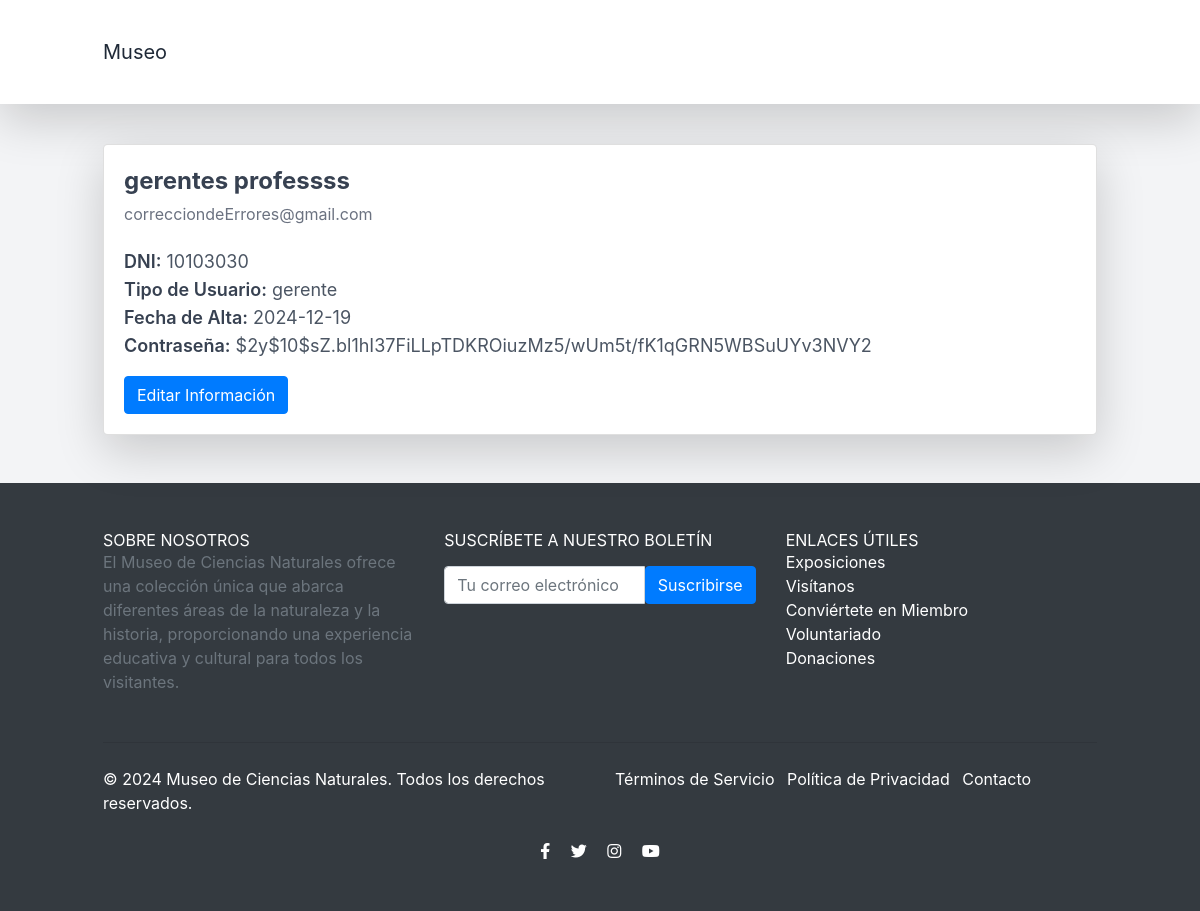
Page /contacto/perfil.php?id=15 (signed in) on the committed database.
### tables this page shows
CREATE TABLE `usuario` (
  `idUsuario` int(11) NOT NULL,
  `dni` varchar(8) DEFAULT NULL,
  `nombre` varchar(255) DEFAULT NULL,
  `apellido` varchar(255) DEFAULT NULL,
  `email` varchar(255) DEFAULT NULL,
  `clave` varchar(255) DEFAULT NULL,
  `fecha_alta` date DEFAULT NULL,
  `tipo_de_usuario` varchar(50) DEFAULT NULL
);

### modelo/bd.php (called while the page is built, shortened)
<?php
class Db {
	public function __construct($host='localhost',$db_name='museo',$db_user='root',$db_pass='') {
		$this->host = $host;
		$this->db = $db_name;
		$this->user = $db_user;
		$this->pass = $db_pass;
		try {
           $this->conection = new PDO('mysql:host='.$this->host.'; dbname='.$this->db, $this->user, $this->pass);
        } catch (PDOException $e) {
            echo $e->getCode()." ; ".$e->getMessage();
            exit();
        }
	}
}

### modelo/usuario.php (called while the page is built, shortened)
<?php
require_once "bd.php";
class Usuario {
    protected $table = "usuario";
    protected $conection;
    private function getConection() {
        $db = new Db();
        $this->conection = $db->conection;
    }
    public function getUsuariosById($id){
        $sql = "SELECT * FROM " . $this->table . " WHERE idUsuario = ?";
        $stmt = $this->conection->prepare($sql);
        $stmt->execute([$id]);
        return $stmt->fetch(PDO::FETCH_ASSOC);
    }
}
?>

### contacto/perfil.php (the view, shortened to what this page needs)
<?php
require_once "../modelo/bd.php";
require_once "../modelo/usuario.php";
$id = $_GET["id"] ?? null;
if ($id) {
    $usuario = new Usuario();
    $usuarioData = $usuario->getUsuariosById($id);
} else {
    die("ID de usuario no proporcionado.");
}
?>
<!DOCTYPE html>
<html lang="es">
<!DOCTYPE html>
<html lang="es">
<head>
    <link href="https://stackpath.bootstrapcdn.com/bootstrap/4.5.2/css/bootstrap.min.css" rel="stylesheet">
    <link rel="stylesheet" href="https://cdnjs.cloudflare.com/ajax/libs/font-awesome/5.15.4/css/all.min.css" />
    <script src="https://cdn.tailwindcss.com"></script>
</head>
<body class="bg-gray-100">
    <?php include('../includes/navListados.php'); ?>
    <div class="container mx-auto mt-10">
        <?php if ($usuarioData): ?>
            <div class="card shadow-lg rounded-lg mb-5">
                <div class="card-body">
                    <h5 class="text-2xl font-bold text-gray-700 mb-2">
                        <?php echo htmlspecialchars($usuarioData['nombre'] . ' ' . $usuarioData['apellido']); ?>
                    </h5>
                    <h6 class="text-md text-gray-500 mb-4">
                        <?php echo htmlspecialchars($usuarioData['email']); ?>
                    </h6>
                    <p class="text-lg text-gray-600">
                        <strong class="font-semibold text-gray-700">DNI:</strong> <?php echo htmlspecialchars($usuarioData['dni']); ?><br>
                        <strong class="font-semibold text-gray-700">Tipo de Usuario:</strong> <?php echo htmlspecialchars($usuarioData['tipo_de_usuario']); ?><br>
                        <strong class="font-semibold text-gray-700">Fecha de Alta:</strong> <?php echo htmlspecialchars($usuarioData['fecha_alta']); ?><br>
                        <strong class="font-semibold text-gray-700">Contraseña:</strong> <?php echo htmlspecialchars($usuarioData['clave']); ?>
                    </p>
                    <a href="#" class="btn btn-primary mt-3" onclick="toggleForm()">Editar Información</a>
                </div>
            </div>
        <?php else: ?>
            <div class="alert alert-warning text-center">
                <strong>No se encontraron datos para el usuario.</strong>
            </div>
        <?php endif; ?>
    </div>
    <?php include('../includes/footer.php'); ?>
</body>
</html>

### rows in the picture
usuario: nombre+apellido "gerentes professss", email "correcciondeErrores@gmail.com", dni "10103030", tipo_de_usuario "gerente", fecha_alta "2024-12-19", clave "$2y$10$sZ.bl1hI37FiLLpTDKROiuzMz5/wUm5t/fK1qGRN5WBSuUYv3NVY2"
